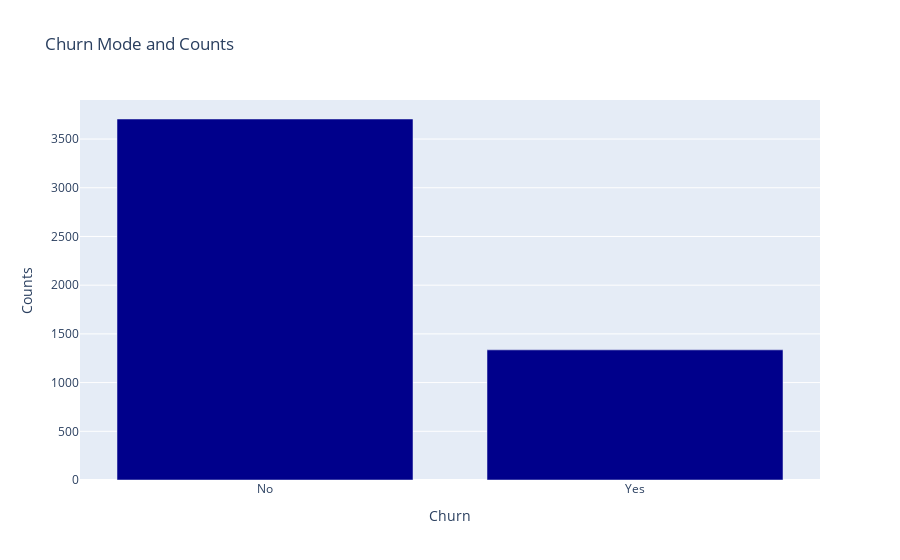

Notebook code cell kept with this figure:
### Markdown cell above
After viewing the churn column and realising it has only one missing value I decided to fill it with the most occuring.

### Code cell
#Calculate the mode of the "Churn" column
churn_mode = df_merged["Churn"].mode()

#Count the occurrences of each value in the "Churn" column
churn_counts = df_merged["Churn"].value_counts()

#Create a bar plot to visualize the counts
fig = go.Figure(go.Bar(x=churn_counts.index, y=churn_counts.values, marker=dict(color='darkblue')))

#Update layout 
fig.update_layout(title='Churn Mode and Counts', xaxis_title='Churn', yaxis_title='Counts')

#Display the plot
fig.show()

### Figure 1 — Plotly figure (JSON) as saved in the notebook; plotly's stock layout.template omitted (floating-point values rounded to 4 significant figures)
{"data": [{"marker": {"color": "darkblue"}, "type": "bar", "x": ["No", "Yes"], "y": [3706, 1336]}], "layout": {"title": {"text": "Churn Mode and Counts"}, "xaxis": {"title": {"text": "Churn"}}, "yaxis": {"title": {"text": "Counts"}}}}
